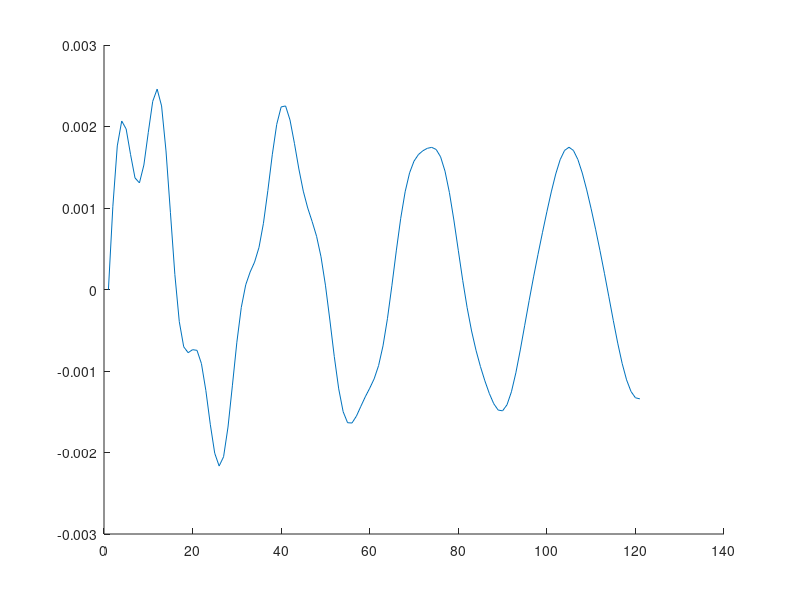

MATLAB code to generate this figure:
% Written by mhamad mahdi salati

% investigation for axial loads
%    The Plane Frame Element K M  Global Matrises
% static anlysis fr step load ,impact load and cretical load
% dynamic anlysis for impact load and harmnic load and...
% euler bernoli beam for mass matrix and stiffness matrix and damping matrix
% newton raphson metod for analysis step
% newmark family metod for analysis dynamic
% impact : impacted mass by bar
%               : impact load
% all by fineit element metod


function []=static_and_dynamic()
clc
% [Node ncon Constraints]= input6();
global A E Ks G I sncon ro_t nsec dx ncon Node sNode_q ax ay az am dt Ty
flag = menu('Select',...
						'Dynamic',...
						'static',...
                        'static of dynamic');
                    if  flag==2;
                         flag1 = 2;
                    else
flag1 = menu('Select',...
						'daming',...
						'no daming');
disp('Please wait ...');
                    end
%% Preliminaries of the main while loop
% Deta 0
% A=1; E=30e6;  G=12e6;   I=1/12;
% Deta1
%% deta 1
E= 29e9;    ro_t= 2500;     nu=0.2;     bbbb=0.5;   hhhh=0.3;   L=6;
M2=ro_t*bbbb*hhhh*L;    M1=45*M2;
v0=0;   max_iter=50;
%% deta 2
% E= 210e9;     ro_t=7800;      stress_cr=1500e6;       L=0.193;    nu=0.2;       
% bbbb=8.7*10^-3;     hhhh=0.63*10^-3;    M2=ro_t*bbbb*hhhh*L;    M1=0.369;
% v0=0;   max_iter=50;
%% calc
nsec=1;%Number elemenets beam
Node=zeros(nsec+1,3);
Node(:,1)=0:L/nsec:L;
ncon=zeros(nsec,7);
ncon(:,1)=1:nsec;
ncon(:,2)=2:nsec+1;
c1=1e27;
c2=1e-27;
Constraints=[1	c2	c1	c1
    nsec+1	c1	c1	c1];

A=bbbb*hhhh;        I=bbbb*hhhh^3/12;       r=sqrt(I/A);        ct=sqrt(E/ro_t);
nx=nsec+1;      dx=L/nsec;      %dt=dx/ct;       
% dt=dx/10/ct;

Ty=L/ct;        
TT=15*Ty;
dt=Ty/8;
if flag1 == 1
coef_damp=0.00003;
else
coef_damp=0;%damping
end
nt=floor(TT/dt)+1;% step time
G=E/(2*(1+nu));
%% stiffness Deta
Ks=5/6;
% Ks=1; % Ks is applied in ay and az.
Axx=E*A;
Dxx=E*I;
Sxx=Ks*G*A;

%% Deta matrix
ax=1;       ay=1;       az=1;       
if flag == 1
    am=1;
else
    am=0;
end




sncon=size(ncon,1);
sNode=size(Node,1);   sNode_q=2*sNode-1;
wabc=zeros(sncon,3);      uabc=zeros(sncon,3);
% K_sys=zeros(3*sNode,3*sNode);    F_sys=zeros(3*sNode,1);

X_sys_former=zeros(3*sNode_q,1);
x_ele=zeros(sncon,9);  %10*ones(sncon,6);
%%  Applying Boundary Conditions
c1=1e270;
c2=1e-270;
%[node_number rigidity_u rigidity_w rigidity_teta] 
% Constraints=[1	c2	c1	c2
% 5	c1	c2	c1];
Constraints=[1	c2	c1	c2
nsec+1	c1	c1	c2];
[as bs]=find(Constraints>1000);
np_deg=sort(2*3*(-1+Constraints(as))+bs-ones(size(bs,1),1));
% ----------------------
% wab_former=zeros(sncon,1);
%% LOADING static and Deta
f0=0;
q=0.0001;  
load_increment_q0=0.0001;

F0_=3500;  
LL=100;

load_increment_F0=350;

NI_F0=abs(F0_/load_increment_F0);
inp_graph=zeros(NI_F0,1);
F0=load_increment_F0;
Determinant=zeros(NI_F0,1);

NI_q0=q/load_increment_q0;
q0=load_increment_q0;
X_load_incre=zeros(3*sNode_q,NI_F0);

F_app=0;
if flag == 1
dynamic(nt,v0,coef_damp,np_deg,max_iter,F0,x_ele,f0,q0);
elseif flag == 2
 static(F_app,x_ele,f0,q0,X_load_incre,NI_F0,np_deg,load_increment_F0);
else
    dynamic(nt,v0,coef_damp,np_deg,max_iter,F0,x_ele,f0,q0);
end

 %% function uw_element
function [wabc,uabc,x_ele]=uw_ele(ncon,X_sys,sncon)

for el=1:sncon
  n1=ncon(el,1);
  n2=ncon(el,2);
%   r1=3*(n1-1)+1:3*(n1-1)+3;
%   r2=3*(n2-1)+1:3*(n2-1)+3;
  
  r1=3*(n1-1+el-1)+1:3*(n1-1+el-1)+3;   % Note: Just for Unbranched frams
  r2=3*(n2-1+el-1)+1:3*(n2-1+el-1)+3;
  r3=3*(n2-1+el)+1:3*(n2-1+el)+3;
 
  rr=[r1 r2 r3];  
  x_ele(el,:)=X_sys(rr);
%   xd_ele(el,:)=xd(rr);
%   xdd_ele(el,:)=xdd(rr);
%   
%   x_ele_loc(el,:)=RT(:,:,el)*x_ele(el,:)';
%   xd_ele_loc(el,:)=RT(:,:,el)*xd_ele(el,:)';
%   xdd_ele_loc(el,:)=RT(:,:,el)*xdd_ele(el,:)';
  wabc(el,:)=x_ele(el,[2 5 8]);
  
  
%   if wab(el,2)<0.51771 && wab(el,2)>0.51769;
%       wab(el,2)
%   end
  uabc(el,:)=x_ele(el,[1 4 7]);
end

%% function calculate_K_T_element
function [K_ele, T_ele]=calculate_K_T_element(xa,xc,A,E,Ks,G,I,wabc_e,uabc_e)
Axx=E*A;
Dxx=E*I;
Sxx=Ks*G*A;
xb=0.5*(xa+xc);
% syms x L F a b n  MT R  c s  xi real ;    %   b > a
% syms xa xb
% xab=[xa xb];
% S1(1)=0.5*(1-xi);  S1(2)=0.5*(1+xi)
% S2(1)=0.5*(1-xi);  S2(2)=0.5*(1+xi);
% S3(1)=0.5*(1-xi);  S3(2)=0.5*(1+xi);

% x=xab(1)*S1(1)+xab(2)*S1(2);


% Dx_xi=diff(x,xi);   Jac=Dx_xi;
% for i=1:2
% DSx(i)=diff(S1(i),xi)/Jac;
% DSx(i)=simplify(DSx(i));
% end

i=1:3 ; j=1:3;
% M=[];
% M=int((S1(i))'*S1(j),xi,-1,1)*Jac;
% M=simplify(M);
NGP=3;
LGP=2;
Gauss_full=gauss(NGP);
Gauss_reduced=gauss(LGP);

%functions needed to be implemented by full integration
% f_K11=(DSx(i))'*DSx(j);
F_K11=0;
for ite=1:NGP
    xi=Gauss_full(ite,1);  wt=Gauss_full(ite,2);
%     S1 =[ 1/2-1/2*xi, 1/2+1/2*xi];
   Jac=xa*xi-1/2*xa-2*xb*xi+xc*xi+1/2*xc;   % Jac =-1/2*xa+1/2*xb;
   DSx =[ -(2*xi-1)/(-2*xa*xi+xa+4*xb*xi-2*xc*xi-xc),      4*xi/(-2*xa*xi+xa+4*xb*xi-2*xc*xi-xc), -(2*xi+1)/(-2*xa*xi+xa+4*xb*xi-2*xc*xi-xc)];
 %DSx =[1/(xa-xb), -1/(xa-xb)];
    
    f_K11=(DSx(i))'*DSx(j);
    F_K11=F_K11+f_K11*wt*Jac;
end
 K11=Axx*F_K11;
 %functions needed to be implemented by reduced integration

wa=wabc_e(1);    wb=wabc_e(2);    wc=wabc_e(3);
ua=uabc_e(1);      ub=uabc_e(2);     uc=uabc_e(3);
F_K12=0;
F_K22_1=0;
F_K22_2=0;
F_K23=0;
F_K33_1=0;
F_K33_2=0;
F_T12_extra=0;    % the word extra is introduced here because T12 has other terms: K12
F_T22_extra_1=0;
F_T22_extra_2=0;
for ite=1:LGP
    xi=Gauss_reduced(ite,1);  wt=Gauss_reduced(ite,2);
    S2(1)=-0.5*(1-xi)*xi;  S2(2)=(1-xi*xi);    S2(3)=0.5*(1+xi)*xi;   %S1 =[ 1/2-1/2*xi, 1/2+1/2*xi];
    Jac=xa*xi-1/2*xa-2*xb*xi+xc*xi+1/2*xc;   % Jac =-1/2*xa+1/2*xb;
   DSx =[ -(2*xi-1)/(-2*xa*xi+xa+4*xb*xi-2*xc*xi-xc),      4*xi/(-2*xa*xi+xa+4*xb*xi-2*xc*xi-xc), -(2*xi+1)/(-2*xa*xi+xa+4*xb*xi-2*xc*xi-xc)];
 %DSx =[1/(xa-xb), -1/(xa-xb)];
%     f_T12_extra=(wa*DSx(1)+wb*DSx(2)).*((DSx(i))'*DSx(j));
%     F_T12_extra=F_T12_extra+f_T12_extra*wt*Jac;
    
    f_T22_extra_1=(ua*DSx(1)+ub*DSx(2)+uc*DSx(3)).*((DSx(i))'*DSx(j));
    F_T22_extra_1=F_T22_extra_1+f_T22_extra_1*wt*Jac;
    
    f_T22_extra_2=((wa*DSx(1)+wb*DSx(2)+wc*DSx(3))^2).*(DSx(i))'*DSx(j);
    F_T22_extra_2=F_T22_extra_2+f_T22_extra_2*wt*Jac;
    
    f_K12=(wa*DSx(1)+wb*DSx(2)+wc*DSx(3)).*((DSx(i))'*DSx(j));
    F_K12=F_K12+f_K12*wt*Jac;
    
    f_K22_1=(DSx(i))'*DSx(j);
    F_K22_1=F_K22_1+f_K22_1*wt*Jac;
    
    f_K22_2=((wa*DSx(1)+wb*DSx(2)+wc*DSx(3))^2).*(DSx(i))'*DSx(j);
    F_K22_2=F_K22_2+f_K22_2*wt*Jac;
    
    f_K23=(DSx(i))'*S2(j);   % or maybe this is true:   DSx(i)*(S1(j))';
    F_K23=F_K23+f_K23*wt*Jac;
    
    f_K33_1=(DSx(i))'*DSx(j);
    F_K33_1=F_K33_1+f_K33_1*wt*Jac;
    
    f_K33_2=(S2(i))'*S2(j);
    F_K33_2=F_K33_2+f_K33_2*wt*Jac;    
end
%  K11=Axx*F_K11;
%  K12=0.5*Axx*F_K12;   K21=2*K12;
 K12=0;   K21=2*K12;
 K13=zeros(3,3);    K31=K13;
 K22=Sxx*F_K22_1+0.5*Axx*F_K22_2;
 K23=Sxx*F_K23;     K32=K23';
 K33=Dxx*F_K33_1+Sxx*F_K33_2;

 K_ele([1 4 7],[1 4 7])=K11;
 K_ele([2 5 8],[2 5 8])=K22;
 K_ele([3 6 9],[3 6 9])=K33;
 K_ele([2 5 8],[1 4 7])=K21;
 K_ele([1 4 7],[2 5 8])=K12;
 K_ele([1 4 7],[3 6 9])=K13;
 K_ele([2 5 8],[3 6 9])=K23;
 K_ele([3 6 9],[1 4 7])=K31;
 K_ele([3 6 9],[2 5 8])=K32;
 
 T11=K11;
%  T12=K12+0.5*Axx*F_T12_extra;    %T12=2*K12;
 T12=2*K12;
 T21=K21;
 T13=K13;    
 T31=K31;
 T22=K22+Axx*(F_T22_extra_1+F_T22_extra_2);
 T23=K23;     
 T32=K32;
 T33=K33;
 
 T_ele([1 4 7],[1 4 7])=T11;
 T_ele([2 5 8],[2 5 8])=T22;
 T_ele([3 6 9],[3 6 9])=T33;
 T_ele([2 5 8],[1 4 7])=T21;
 T_ele([1 4 7],[2 5 8])=T12;
 T_ele([1 4 7],[3 6 9])=T13;
 T_ele([2 5 8],[3 6 9])=T23;
 T_ele([3 6 9],[1 4 7])=T31;
 T_ele([3 6 9],[2 5 8])=T32;
dfgf=0;
return
 
%% function calculate_K__element 3NODE
function [K_ele]=calculate_K__element(xa,xc,A,E,Ks,G,I,wabc_e,uabc_e,ax,ay,az)
Axx=E*A;
Dxx=E*I;
Sxx=Ks*G*A;
xb=0.5*(xa+xc);
% syms x L F a b n  MT R  c s  xi real ;    %   b > a
% syms xa xb
% xab=[xa xb];
% S1(1)=0.5*(1-xi);  S1(2)=0.5*(1+xi)
% S2(1)=0.5*(1-xi);  S2(2)=0.5*(1+xi);
% S3(1)=0.5*(1-xi);  S3(2)=0.5*(1+xi);

% x=xab(1)*S1(1)+xab(2)*S1(2);


% Dx_xi=diff(x,xi);   Jac=Dx_xi;
% for i=1:2
% DSx(i)=diff(S1(i),xi)/Jac;
% DSx(i)=simplify(DSx(i));
% end

i=1:3 ; j=1:3;
% M=[];
% M=int((S1(i))'*S1(j),xi,-1,1)*Jac;
% M=simplify(M);
NGP=2;
LGP=2;
Gauss_full=gauss(NGP);
Gauss_reduced=gauss(LGP);

%functions needed to be implemented by full integration
% f_K11=(DSx(i))'*DSx(j);
F_K11=0;
for ite=1:NGP
    xi=Gauss_full(ite,1);  wt=Gauss_full(ite,2);
    %     S1 =[ 1/2-1/2*xi, 1/2+1/2*xi];
    Jac=xa*xi-1/2*xa-2*xb*xi+xc*xi+1/2*xc;   % Jac =-1/2*xa+1/2*xb;
    DSx =[ -(2*xi-1)/(-2*xa*xi+xa+4*xb*xi-2*xc*xi-xc),      4*xi/(-2*xa*xi+xa+4*xb*xi-2*xc*xi-xc), -(2*xi+1)/(-2*xa*xi+xa+4*xb*xi-2*xc*xi-xc)];
    %DSx =[1/(xa-xb), -1/(xa-xb)];
    
    f_K11=ax*(DSx(i))'*DSx(j);
    F_K11=F_K11+f_K11*wt*Jac;
end
K11=Axx*F_K11;
%functions needed to be implemented by reduced integration

wa=wabc_e(1);    wb=wabc_e(2);    wc=wabc_e(3);
ua=uabc_e(1);      ub=uabc_e(2);     uc=uabc_e(3);
F_K12=0;
F_K22_1=0;
F_K22_2=0;
F_K23=0;
F_K33_1=0;
F_K33_2=0;
% F_T12_extra=0;    % the word extra is introduced here because T12 has other terms: K12
% F_T22_extra_1=0;
% F_T22_extra_2=0;
for ite=1:LGP
    xi=Gauss_reduced(ite,1);  wt=Gauss_reduced(ite,2);
    S2(1)=-0.5*(1-xi)*xi;  S2(2)=(1-xi*xi);    S2(3)=0.5*(1+xi)*xi;   %S1 =[ 1/2-1/2*xi, 1/2+1/2*xi];
    Jac=xa*xi-1/2*xa-2*xb*xi+xc*xi+1/2*xc;   % Jac =-1/2*xa+1/2*xb;
    DSx =[ -(2*xi-1)/(-2*xa*xi+xa+4*xb*xi-2*xc*xi-xc),      4*xi/(-2*xa*xi+xa+4*xb*xi-2*xc*xi-xc), -(2*xi+1)/(-2*xa*xi+xa+4*xb*xi-2*xc*xi-xc)];
    %DSx =[1/(xa-xb), -1/(xa-xb)];
    %     f_T12_extra=(wa*DSx(1)+wb*DSx(2)).*((DSx(i))'*DSx(j));
    %     F_T12_extra=F_T12_extra+f_T12_extra*wt*Jac;
    
    %     f_T22_extra_1=(ua*DSx(1)+ub*DSx(2)+uc*DSx(3)).*((DSx(i))'*DSx(j));
    %     F_T22_extra_1=F_T22_extra_1+f_T22_extra_1*wt*Jac;
    
    %     f_T22_extra_2=((wa*DSx(1)+wb*DSx(2)+wc*DSx(3))^2).*(DSx(i))'*DSx(j);
    %     F_T22_extra_2=F_T22_extra_2+f_T22_extra_2*wt*Jac;
    
    f_K12=ax*ay*(wa*DSx(1)+wb*DSx(2)+wc*DSx(3)).*((DSx(i))'*DSx(j));
    F_K12=F_K12+f_K12*wt*Jac;
    
    f_K22_1=az*(DSx(i))'*DSx(j);
    F_K22_1=F_K22_1+f_K22_1*wt*Jac;
    
    f_K22_2=ax*ay*((wa*DSx(1)+wb*DSx(2)+wc*DSx(3))^2).*(DSx(i))'*DSx(j);
    F_K22_2=F_K22_2+f_K22_2*wt*Jac;
    
    f_K23=az*(DSx(i))'*S2(j);   % or maybe this is true:   DSx(i)*(S1(j))';
    F_K23=F_K23+f_K23*wt*Jac;
    
    f_K33_1=ay*(DSx(i))'*DSx(j);
    F_K33_1=F_K33_1+f_K33_1*wt*Jac;
    
    f_K33_2=az*(S2(i))'*S2(j);
    F_K33_2=F_K33_2+f_K33_2*wt*Jac;
end
%  K11=Axx*F_K11;
K12=0.5*Axx*F_K12;   K21=2*K12;
K13=zeros(3,3);    K31=K13;
K22=Sxx*F_K22_1+0.5*Axx*F_K22_2;
K23=Sxx*F_K23;     K32=K23';
K33=Dxx*F_K33_1+Sxx*F_K33_2;

K_ele([1 4 7],[1 4 7])=K11;
K_ele([2 5 8],[2 5 8])=K22;
K_ele([3 6 9],[3 6 9])=K33;
K_ele([2 5 8],[1 4 7])=K21;
K_ele([1 4 7],[2 5 8])=K12;
K_ele([1 4 7],[3 6 9])=K13;
K_ele([2 5 8],[3 6 9])=K23;
K_ele([3 6 9],[1 4 7])=K31;
K_ele([3 6 9],[2 5 8])=K32;

%  T11=K11;
%  T12=K12+0.5*Axx*F_T12_extra;    %T12=2*K12;
%  T12=2*K12;
%  T21=K21;
%  T13=K13;
%  T31=K31;
%  T22=K22+Axx*(F_T22_extra_1+F_T22_extra_2);
%  T23=K23;
%  T32=K32;
%  T33=K33;

%  T_ele([1 4 7],[1 4 7])=T11;
%  T_ele([2 5 8],[2 5 8])=T22;
%  T_ele([3 6 9],[3 6 9])=T33;
%  T_ele([2 5 8],[1 4 7])=T21;
%  T_ele([1 4 7],[2 5 8])=T12;
%  T_ele([1 4 7],[3 6 9])=T13;
%  T_ele([2 5 8],[3 6 9])=T23;
%  T_ele([3 6 9],[1 4 7])=T31;
%  T_ele([3 6 9],[2 5 8])=T32;

return

%% function calculate_K_element 2NODE
function K_ele=calculate_K_element(xa,xb,A,E,Ks,G,I,wab_e)
Axx=E*A;
Dxx=E*I;
Sxx=Ks*G*A;
% syms x L F a b n  MT R  c s  xi real ;    %   b > a
% syms xa xb
xab=[xa xb];
% S1(1)=0.5*(1-xi);  S1(2)=0.5*(1+xi)
% S2(1)=0.5*(1-xi);  S2(2)=0.5*(1+xi);
% S3(1)=0.5*(1-xi);  S3(2)=0.5*(1+xi);

% x=xab(1)*S1(1)+xab(2)*S1(2);


% Dx_xi=diff(x,xi);   Jac=Dx_xi;
% for i=1:2
% DSx(i)=diff(S1(i),xi)/Jac;
% DSx(i)=simplify(DSx(i));
% end

i=1:2 ; j=1:2;
% M=[];
% M=int((S1(i))'*S1(j),xi,-1,1)*Jac;
% M=simplify(M);
NGP=2;
LGP=1;
Gauss_full=gauss(NGP);
Gauss_reduced=gauss(LGP);

%functions needed to be implemented by full integration
% f_K11=(DSx(i))'*DSx(j);
F_K11=0;
for ite=1:NGP
    xi=Gauss_full(ite,1);  wt=Gauss_full(ite,2);
%     S1 =[ 1/2-1/2*xi, 1/2+1/2*xi];
    Jac =-1/2*xa+1/2*xb;
    DSx =[1/(xa-xb), -1/(xa-xb)];
    
    f_K11=(DSx(i))'*DSx(j);
    F_K11=F_K11+f_K11*wt*Jac;
end
 K11=Axx*F_K11;
 %functions needed to be implemented by reduced integration

wa=wab_e(1);    wb=wab_e(2);
F_K12=0;
F_K22_1=0;
F_K22_2=0;
F_K23=0;
F_K33_1=0;
F_K33_2=0;
for ite=1:LGP
    xi=Gauss_reduced(ite,1);  wt=Gauss_reduced(ite,2);
    S1 =[ 1/2-1/2*xi, 1/2+1/2*xi];
    Jac =-1/2*xa+1/2*xb;
    DSx =[1/(xa-xb), -1/(xa-xb)];
    
    f_K12=(wa*DSx(1)+wb*DSx(2)).*((DSx(i))'*DSx(j));
    F_K12=F_K12+f_K12*wt*Jac;
    
    f_K22_1=(DSx(i))'*DSx(j);
    F_K22_1=F_K22_1+f_K22_1*wt*Jac;
    
    f_K22_2=((wa*DSx(1)+wb*DSx(2))^2).*(DSx(i))'*DSx(j);
    F_K22_2=F_K22_2+f_K22_2*wt*Jac;
    
    f_K23=(DSx(i))'*S1(j);   % or maybe this is true:   DSx(i)*(S1(j))';
    F_K23=F_K23+f_K23*wt*Jac;
    
    f_K33_1=(DSx(i))'*DSx(j);
    F_K33_1=F_K33_1+f_K33_1*wt*Jac;
    
    f_K33_2=(S1(i))'*S1(j);
    F_K33_2=F_K33_2+f_K33_2*wt*Jac;    
end
 K11=Axx*F_K11;
 K12=0.5*Axx*F_K12;   K21=2*K12;
 K13=zeros(2,2);    K31=K13;
 K22=Sxx*F_K22_1+0.5*Axx*F_K22_2;
 K23=Sxx*F_K23;     K32=K23';
 K33=Dxx*F_K33_1+Sxx*F_K33_2;
%  
%  K32(1,2)=- K32(1,2);
%   K32(2,1)=- K32(2,1);
%  
 
%  ELK=zeros(6,6);
 ELK([1 4],[1 4])=K11;
 ELK([2 5],[2 5])=K22;
 ELK([3 6],[3 6])=K33;
 ELK([2 5],[1 4])=K21;
 ELK([1 4],[2 5])=K12;
 ELK([1 4],[3 6])=K13;
 ELK([2 5],[3 6])=K23;
 ELK([3 6],[1 4])=K31;
 ELK([3 6],[2 5])=K32;

 K_ele=ELK;    % K_ele=double(ELK);
 return
 
%% function Mass
function [M_ele]=calculate_M_element(xa,xc,ro_t,A,I)
% Axx=E*A;
% Dxx=E*I;
% Sxx=Ks*G*A;
RoA=ro_t*A;
RoI=ro_t*A;
% RoI=ro_t*I;
xb=0.5*(xa+xc);

i=1:3 ; j=1:3;

NGP=3;
LGP=2;
Gauss_full=gauss(NGP);
Gauss_reduced=gauss(LGP);

%functions needed to be implemented by full integration
% f_K11=(DSx(i))'*DSx(j);
F_M11=0;
for ite=1:NGP
    xi=Gauss_full(ite,1);  wt=Gauss_full(ite,2);
    
    S2(1)=-0.5*(1-xi)*xi;  S2(2)=(1-xi*xi);    S2(3)=0.5*(1+xi)*xi;   %S1 =[ 1/2-1/2*xi, 1/2+1/2*xi];
    
    Jac=xa*xi-1/2*xa-2*xb*xi+xc*xi+1/2*xc;   % Jac =-1/2*xa+1/2*xb;
    
    f_M11=(S2(i))'*S2(j);%(DSx(i))'*DSx(j);
    F_M11=F_M11+f_M11*wt*Jac;
    
end
M11=RoA*F_M11;
%functions needed to be implemented by reduced integration

F_M33=0;

for ite=1:LGP
    xi=Gauss_reduced(ite,1);  wt=Gauss_reduced(ite,2);
    S2(1)=-0.5*(1-xi)*xi;  S2(2)=(1-xi*xi);    S2(3)=0.5*(1+xi)*xi;   %S1 =[ 1/2-1/2*xi, 1/2+1/2*xi];
    Jac=xa*xi-1/2*xa-2*xb*xi+xc*xi+1/2*xc;   % Jac =-1/2*xa+1/2*xb;
    f_M33=(S2(i))'*S2(j);
    F_M33=F_M33+f_M33*wt*Jac;
end
F_M22=F_M33;;
M22=RoA*F_M22;
M33=RoI*F_M33;


M13=zeros(3,3);    M31=M13;
M23=zeros(3,3);    M32=M23;
M12=zeros(3,3);    M21=M12;

M_ele([1 4 7],[1 4 7])=M11;
M_ele([2 5 8],[2 5 8])=M22;
M_ele([3 6 9],[3 6 9])=M33;
M_ele([2 5 8],[1 4 7])=M21;
M_ele([1 4 7],[2 5 8])=M12;
M_ele([1 4 7],[3 6 9])=M13;
M_ele([2 5 8],[3 6 9])=M23;
M_ele([3 6 9],[1 4 7])=M31;
M_ele([3 6 9],[2 5 8])=M32;
return

%% function Mass
function [m]=mass_mms(xa,xc,ro,A,I,dx);
    
xb=xc-xa;
m11=0;
for i=1:3
    for j=1:3
    syms x
%     S1 =[ 1/2-1/2*xi, 1/2+1/2*xi];
    S2(1)=(2*x^2)-(3*x)+1;  S2(2)=(-4*x^2)+(4*x);    S2(3)=(2*x^2)-x;   %S1 =[ 1-x, x];
    m11(i,j)=int(S2(i)*S2(j),0,1);
    end
end
 %functions needed to be implemented by reduced integration
 
 S3=[(x^2)-(5*(x^3)/4)-((x^4)/2)+(3*(x^5))
    (dx/4)*(x^2-x^3-x^4+x^5)
    1-(2*x^2)+x^4
    dx*(x-(2*x^2)+x^5)
    x^2+(5*(x^3)/4)-((x^4)/2)-(3*(x^5)/4)
    (dx/4)*(-x^2-x^3+x^4+x^5)];

    syms x
for i=1:6
    for j=1:6
    m22(i,j)=int(S3(i)*S3(j),0,1);
    end
end
 m11=m11*ro*A;
 m22=m22;
 m_ele([1 4 7],[1 4 7])=m11;
 m_ele([2 5 8],[2 5 8])=m22([1 3 5],[1 3 5])*ro*A;
 m_ele([3 6 9],[3 6 9])=m22([2 4 6],[2 4 6])*ro*I;
 m_ele([2 5 8],[1 4 7])=0;%m21;
 m_ele([1 4 7],[2 5 8])=0;%m12;
 m_ele([1 4 7],[3 6 9])=0;%m13;
 m_ele([2 5 8],[3 6 9])=0;%m22([1 3 5],[2 4 6]);
 m_ele([3 6 9],[1 4 7])=0;%m31;
 m_ele([3 6 9],[2 5 8])=0;%m22([2 4 6],[1 3 5]);
 m= m_ele;
 hhh=54;

%% function  calculate_F_element
function F_ele=calculate_F_element(xa,xc,f0,q0,F0)
% F_ele=zeros(9,1);


    
    
% syms xi
% S1(1)=0.5*(1-xi);  S1(2)=0.5*(1+xi);
% S2(1)=0.5*(1-xi);  S2(2)=0.5*(1+xi);
% S3(1)=0.5*(1-xi);  S3(2)=0.5*(1+xi);

% x=xab(1)*S1(1)+xab(2)*S1(2);


% Dx_xi=diff(x,xi);   Jac=Dx_xi;
% % for i=1:2
% % DSx(i)=diff(S1(i),xi)/Jac;
% % DSx(i)=simplify(DSx(i));
% % end
xb=0.5*(xa+xc);
i=1:3 ; j=1:3;
% M=[];
% M=int((S1(i))'*S1(j),xi,-1,1)*Jac;
% M=simplify(M);
NGP=3;
LGP=2;
Gauss_full=gauss(NGP);
Gauss_reduced=gauss(LGP);

%functions needed to be implemented by full integration
F_F1=0;
F_F2=0;
for ite=1:NGP
    xi=Gauss_full(ite,1);  wt=Gauss_full(ite,2);
    S2(1)=-0.5*(1-xi)*xi;  S2(2)=(1-xi*xi);    S2(3)=0.5*(1+xi)*xi;   %S1 =[ 1/2-1/2*xi, 1/2+1/2*xi];
    Jac=xa*xi-1/2*xa-2*xb*xi+xc*xi+1/2*xc;   % Jac =-1/2*xa+1/2*xb;
%    DSx =[ -(2*xi-1)/(-2*xa*xi+xa+4*xb*xi-2*xc*xi-xc),      4*xi/(-2*xa*xi+xa+4*xb*xi-2*xc*xi-xc), -(2*xi+1)/(-2*xa*xi+xa+4*xb*xi-2*xc*xi-xc)];
%     DSx =[1/(xa-xb), -1/(xa-xb)];
    f_F1=S2(i);
    F_F1=F_F1+f_F1*wt*Jac;
    f_F2=S2(i);        %S2(i);
    F_F2=F_F2+f_F2*wt*Jac;
end
%  K11=Axx*F_K11;
 F1=f0*F_F1;
 F2=q0*F_F2;
 F3=zeros(3,1);    %F3=q0*F_F3;
F_ele([1;4;7])=F1;
F_ele([2;5;8])=F2;
F_ele([3;6;9])=F3;
F_ele=F_ele';     %F_ele=double(F_ele');
% F_ele=vpa(F_ele');
if xa==0
    F_ele(1,1)=F0;
end
 return

 %% function  Assembling_K_F
function [K_sys,F_sys]=K_F_sys(sNode_q,Node,ncon,uabc,wabc,f0,q0,F_app,ax,ay,az)
global A E Ks G I sncon

K_sys=zeros(3*sNode_q,3*sNode_q);    F_sys=zeros(3*sNode_q,1);

for el=1:sncon
    n1=ncon(el,1);    n2=ncon(el,2);
    xa=Node(n1,1);    xc=Node(n2,1);
    
    wabc_e=wabc(el,:);     uabc_e=uabc(el,:);
    
    % K_ele=calculate_K_element(xa,xb,A,E,Ks,G,I,wab_e,ax,ay,az);
    % [K_ele T_ele]=calculate_K_T_element(xa,xc,A,E,Ks,G,I,wabc_e,uabc_e);
    [K_ele]=calculate_K__element(xa,xc,A,E,Ks,G,I,wabc_e,uabc_e,ax,ay,az);
    F_ele=calculate_F_element(xa,xc,f0,q0,F_app);
    % X_ele=x_ele(el,:);
    % R_ele=-(F_ele-K_ele*X_ele');
    
    % Making K_system and F_system
    r1=3*(n1-1+el-1)+1:3*(n1-1+el-1)+3;   % Note: Just for Unbranched frams
    r2=3*(n2-1+el-1)+1:3*(n2-1+el-1)+3;
    r3=3*(n2-1+el)+1:3*(n2-1+el)+3;
    
    rrr=[r1 r2 r3];
    % T_sys(rrr(:),rrr(:))=T_sys(rrr(:),rrr(:))+T_ele(:,:);
    % R_sys(rrr(:))=R_sys(rrr(:))+R_ele(:);
    
    K_sys(rrr(:),rrr(:))=K_sys(rrr(:),rrr(:))+K_ele(:,:);
    F_sys(rrr(:))=F_sys(rrr(:))+F_ele(:);
    
    
end

%% function  Assembling_KT_R
function [T_sys,R_sys]=T_R_sys(x_ele,sNode_q,Node,ncon,uabc,wabc,f0,q0,F_app,ax,ay,az)
global A E Ks G I sncon

T_sys=zeros(3*sNode_q,3*sNode_q);    F_sys=zeros(3*sNode_q,1);
R_sys=zeros(3*sNode_q,1);
for el=1:sncon
    n1=ncon(el,1);    n2=ncon(el,2);
    xa=Node(n1,1);    xc=Node(n2,1);
    
    wabc_e=wabc(el,:);     uabc_e=uabc(el,:);
    
    % K_ele=calculate_K_element(xa,xb,A,E,Ks,G,I,wab_e,ax,ay,az);
    [K_ele T_ele]=calculate_K_T_element(xa,xc,A,E,Ks,G,I,wabc_e,uabc_e);
%     [K_ele]=calculate_K__element(xa,xc,A,E,Ks,G,I,wabc_e,uabc_e,ax,ay,az);
    F_ele=calculate_F_element(xa,xc,f0,q0,F_app);
    X_ele=x_ele(el,:);
    R_ele=-(F_ele-K_ele*X_ele');
    
    % Making K_system and F_system
    r1=3*(n1-1+el-1)+1:3*(n1-1+el-1)+3;   % Note: Just for Unbranched frams
    r2=3*(n2-1+el-1)+1:3*(n2-1+el-1)+3;
    r3=3*(n2-1+el)+1:3*(n2-1+el)+3;
    
    rrr=[r1 r2 r3];
    T_sys(rrr(:),rrr(:))=T_sys(rrr(:),rrr(:))+T_ele(:,:);
    R_sys(rrr(:))=R_sys(rrr(:))+R_ele(:);
    
%     K_sys(rrr(:),rrr(:))=K_sys(rrr(:),rrr(:))+K_ele(:,:);
%     F_sys(rrr(:))=F_sys(rrr(:))+F_ele(:);
    
    
end
h=1;

%% function  Assembling_KT_R
function [T_sys,R_sys]=T_R_sys_Dynamic(x_ele,sNode_q,Node,ncon,uabc,wabc,f0,q0,F_app,ax,ay,az,M_sys_con1,coef_damp,X,Xd,Xdd)
global A E Ks G I sncon dt am ro_t
persistent gamma_ beta_
if isempty(beta_)
    gamma_=1/2;              beta_=1/4;
end
% [M_sys]=Mass_sys1(sNode_q,Node,ncon,am);
c0 = 1/(beta_*dt*dt) ;
c1 = gamma_/(beta_*dt) ;
c2 = 1/(beta_*dt) ;
c3 = 1/(beta_*2) - 1 ;
c4 = gamma_/beta_ - 1 ;
% c5 = 0.5*dt*(gamma_/beta_ - 2 ) ;
c5 = dt*(gamma_/beta_ - 1 ) ;
c6 = dt*(1 - gamma_ ) ;
c7 = dt* gamma_  ;
T_sys=zeros(3*sNode_q,3*sNode_q);    F_sys=zeros(3*sNode_q,1);
R_sys=zeros(3*sNode_q,1);
for el=1:sncon
    n1=ncon(el,1);    n2=ncon(el,2);
    xa=Node(n1,1);    xc=Node(n2,1);
    
    wabc_e=wabc(el,:);     uabc_e=uabc(el,:);
    
    % K_ele=calculate_K_element(xa,xb,A,E,Ks,G,I,wab_e,ax,ay,az);
    [K_ele T_ele]=calculate_K_T_element(xa,xc,A,E,Ks,G,I,wabc_e,uabc_e);
%     [K_ele]=calculate_K__element(xa,xc,A,E,Ks,G,I,wabc_e,uabc_e,ax,ay,az);
    F_ele=calculate_F_element(xa,xc,f0,q0,F_app);
    X_ele=x_ele(el,:);
%     R_ele=-(F_ele-K_ele*X_ele');
    
    % Making K_system and F_system
    r1=3*(n1-1+el-1)+1:3*(n1-1+el-1)+3;   % Note: Just for Unbranched frams
    r2=3*(n2-1+el-1)+1:3*(n2-1+el-1)+3;
    r3=3*(n2-1+el)+1:3*(n2-1+el)+3;

    rrr=[r1 r2 r3];
    Xi=X(rrr);
    Xdi=Xd(rrr);
    Xddi=Xdd(rrr);
%     M=M_sys(rrr,rrr);
    [M_ele]=calculate_M_element(xa,xc,ro_t,A,I);
    M=M_ele*am;
    C=coef_damp*K_ele;
    Keff = c0*M + c1*C + K_ele ;
    Feff = F_ele+ M*(c0*Xi+c2*Xdi+c3*Xddi) ...
    +C*(c1*Xi+c4*Xdi+c5*Xddi) ;
%     R_ele=(Feff-Keff*X_ele');
%     R_ele=-(M*Xddi + C*Xdi + K_ele*X_ele')+F_ele;
%     R_ele=(M*Xddi + C*Xdi - Keff*X_ele')-Feff;
%     R_ele=-(F_ele-K_ele*X_ele');
%     R_ele=-(F_ele - Keff*X_ele' - M*Xddi - C*Xdi);
%     R_ele=-(F_ele - Keff*X_ele');
%     R_ele=(Feff - K_ele*X_ele');
%     R_ele=F_ele - M*Xddi - C*Xdi - K_ele*Xi;
%     R_ele=Feff - M*Xddi - C*Xdi - Keff*Xi;
    R_ele=- F_ele + M*Xddi + C*Xdi + K_ele*Xi;
    
    T_sys(rrr(:),rrr(:))=T_sys(rrr(:),rrr(:))+T_ele(:,:);
    R_sys(rrr(:))=R_sys(rrr(:))+R_ele(:);
    
%     K_sys(rrr(:),rrr(:))=K_sys(rrr(:),rrr(:))+K_ele(:,:);
%     F_sys(rrr(:))=F_sys(rrr(:))+F_ele(:);
    
    
end
h=1;

%% function  Assembling_M
function [M_sys]=Mass_sys1(sNode_q,Node,ncon,am)
global A  I sncon ro_t

M_sys=zeros(3*sNode_q,3*sNode_q);
% F_sys=zeros(3*sNode_q,1);

for el=1:sncon
    n1=ncon(el,1);    n2=ncon(el,2);
    xa=Node(n1,1);    xc=Node(n2,1);
    
    %     wabc_e=wabc(el,:);     uabc_e=uabc(el,:);
    
    % K_ele=calculate_K_element(xa,xb,A,E,Ks,G,I,wab_e,ax,ay,az);
    % [K_ele T_ele]=calculate_K_T_element(xa,xc,A,E,Ks,G,I,wabc_e,uabc_e);
    %     [K_ele]=calculate_K__element(xa,xc,A,E,Ks,G,I,wabc_e,uabc_e,ax,ay,az);
    
    %     F_ele=calculate_F_element(xa,xc,f0,q0,F_app);
    % X_ele=x_ele(el,:);
    % R_ele=-(F_ele-K_ele*X_ele');
    
    % Making K_system and F_system
    r1=3*(n1-1+el-1)+1:3*(n1-1+el-1)+3;   % Note: Just for Unbranched frams
    r2=3*(n2-1+el-1)+1:3*(n2-1+el-1)+3;
    r3=3*(n2-1+el)+1:3*(n2-1+el)+3;
    
    rrr=[r1 r2 r3];
    %     % T_sys(rrr(:),rrr(:))=T_sys(rrr(:),rrr(:))+T_ele(:,:);
    %     % R_sys(rrr(:))=R_sys(rrr(:))+R_ele(:);
    %
    %     K_sys(rrr(:),rrr(:))=K_sys(rrr(:),rrr(:))+K_ele(:,:);
    %     F_sys(rrr(:))=F_sys(rrr(:))+F_ele(:);
    
    
    
    [M_ele]=calculate_M_element(xa,xc,ro_t,A,I);
    
    M_sys(rrr(:),rrr(:))=M_sys(rrr(:),rrr(:))+(am*M_ele(:,:));
    
    
end

%% function  Assembling_M
function [M_sys]=Mass_sys2(sNode_q,Node,ncon,am)
global A  I sncon ro_t dx

M_sys=zeros(3*sNode_q,3*sNode_q);
% F_sys=zeros(3*sNode_q,1);

for el=1:sncon
    n1=ncon(el,1);    n2=ncon(el,2);
    xa=Node(n1,1);    xc=Node(n2,1);
    
    %     wabc_e=wabc(el,:);     uabc_e=uabc(el,:);
    
    % K_ele=calculate_K_element(xa,xb,A,E,Ks,G,I,wab_e,ax,ay,az);
    % [K_ele T_ele]=calculate_K_T_element(xa,xc,A,E,Ks,G,I,wabc_e,uabc_e);
    %     [K_ele]=calculate_K__element(xa,xc,A,E,Ks,G,I,wabc_e,uabc_e,ax,ay,az);
    
    %     F_ele=calculate_F_element(xa,xc,f0,q0,F_app);
    % X_ele=x_ele(el,:);
    % R_ele=-(F_ele-K_ele*X_ele');
    
    % Making K_system and F_system
    r1=3*(n1-1+el-1)+1:3*(n1-1+el-1)+3;   % Note: Just for Unbranched frams
    r2=3*(n2-1+el-1)+1:3*(n2-1+el-1)+3;
    r3=3*(n2-1+el)+1:3*(n2-1+el)+3;
    
    rrr=[r1 r2 r3];
    %     % T_sys(rrr(:),rrr(:))=T_sys(rrr(:),rrr(:))+T_ele(:,:);
    %     % R_sys(rrr(:))=R_sys(rrr(:))+R_ele(:);
    %
    %     K_sys(rrr(:),rrr(:))=K_sys(rrr(:),rrr(:))+K_ele(:,:);
    %     F_sys(rrr(:))=F_sys(rrr(:))+F_ele(:);
    
    
%     [M_ele]=calculate_M_element(xa,xc,ro_t,A,I)
    [M_ele]=mass_mms(xa,xc,ro_t,A,I,dx);
    
    M_sys(rrr(:),rrr(:))=M_sys(rrr(:),rrr(:))+(am*M_ele(:,:));
    
    
end

 %% function constraints Boundary K AND F
    function [K_sys_con1,F_sys_con1]=K_F_sys_con1(K_sys,F_sys,np_deg,sNode_q)  % apply constraints Boundary conds)
K_sys_con1=K_sys;
F_sys_con1=F_sys;
K_sys_con1(np_deg,:)=0;
K_sys_con1(:,np_deg)=0;
np_z_diag=zeros(3*sNode_q,1);
np_z_diag(np_deg)=1;
np_z_diag_1=diag(np_z_diag);
K_sys_con1=K_sys_con1+np_z_diag_1;
F_sys_con1(np_deg)=0;
 
%% function constraints Boundary KT AND R
    function [T_sys_con1,R_sys_con1]=KT_R_sys_con2(T_sys,R_sys,np_deg,sNode_q)  % apply constraints Boundary conds)

T_sys_con1=T_sys;
R_sys_con1=R_sys;
T_sys_con1(np_deg,:)=0;
T_sys_con1(:,np_deg)=0;
np_z_diag=zeros(3*sNode_q,1);
np_z_diag(np_deg)=1;
np_z_diag_1=diag(np_z_diag);
T_sys_con1=T_sys_con1+np_z_diag_1;
R_sys_con1(np_deg)=0;

%% function constraints Boundary Mass matrix
function [M_sys_con1]=Mass_sys_con1(M_sys,np_deg,sNode_q,am)  % apply constraints Boundary conds)
M_sys_con1=M_sys;
M_sys_con1(np_deg,:)=0;
M_sys_con1(:,np_deg)=0;
np_z_diag=zeros(3*sNode_q,1);
np_z_diag(np_deg)=1;
np_z_diag_1=diag(np_z_diag);
M_sys_con1=M_sys_con1+np_z_diag_1;
M_sys_con1=M_sys_con1*am;

 %% function static anlysis 
function [] =static(F_app,x_ele,f0,q0,X_load_incre,NI_F0,np_deg,load_increment_F0)
global  sncon ncon Node sNode_q ax ay az
wabc=zeros(sncon,3);      uabc=zeros(sncon,3);
% ipmact load Ray Clough
Load=zeros(1,NI_F0);
Load(1,1)=0;
Load(1,2)=5;
Load(1,3)=8;
Load(1,4)=7;
Load(1,5)=5;
Load(1,6)=3;
Load(1,7)=2;
Load(1,8)=1;
Load(1,9)=0;
for nom_inc_F0=1:NI_F0
%% The main while loop
% F_app=F_app+F0;
 F_app=Load(nom_inc_F0);
toler=100;   toler_w=100;   iter=0;
while toler>0.001 && iter<100
    iter=iter+1;
%% Assembling
[T_sys,R_sys]=T_R_sys(x_ele,sNode_q,Node,ncon,uabc,wabc,f0,q0,F_app,ax,ay,az);
%% Applying Boundary Conditions
[T_sys_con1,R_sys_con1]=KT_R_sys_con2(T_sys,R_sys,np_deg,sNode_q);  % apply constraints Boundary conds)
Determinant(nom_inc_F0)=det(1e-6*T_sys_con1);
% ----------------

dx_sys=-T_sys_con1\R_sys_con1;

% dx_sys=tridiagonal_matrix_algorithm(-T_sys_con1,R_sys_con1);



if iter==1 && nom_inc_F0==1
X_sys=dx_sys;
elseif iter==1
X_sys=X_load_incre(:,nom_inc_F0-1)+dx_sys;
else
X_sys=X_sys_former+dx_sys;
end    %if
% X_sys=K_sys_con1\F_sys_con1;
toler=sum(abs(R_sys_con1));    %          toler=max(abs(dx_sys));
X_sys_former=X_sys;
% toc
%% calculation of wa, wb which are the only nonlinear parameters

for el=1:sncon
  n1=ncon(el,1);
  n2=ncon(el,2);
%   r1=3*(n1-1)+1:3*(n1-1)+3;
%   r2=3*(n2-1)+1:3*(n2-1)+3;
  
  r1=3*(n1-1+el-1)+1:3*(n1-1+el-1)+3;   % Note: Just for Unbranched frams
  r2=3*(n2-1+el-1)+1:3*(n2-1+el-1)+3;
  r3=3*(n2-1+el)+1:3*(n2-1+el)+3;
 
  rr=[r1 r2 r3];  
  x_ele(el,:)=X_sys(rr);
%   xd_ele(el,:)=xd(rr);
%   xdd_ele(el,:)=xdd(rr);
%   
%   x_ele_loc(el,:)=RT(:,:,el)*x_ele(el,:)';
%   xd_ele_loc(el,:)=RT(:,:,el)*xd_ele(el,:)';
%   xdd_ele_loc(el,:)=RT(:,:,el)*xdd_ele(el,:)';
  wabc(el,:)=x_ele(el,[2 5 8]);
  
  
%   if wab(el,2)<0.51771 && wab(el,2)>0.51769;
%       wab(el,2)
%   end
  uabc(el,:)=x_ele(el,[1 4 7]);
end

end     %while

    X_load_incre(:,nom_inc_F0)=X_sys;

% inp_graph(nom_inc_F0)=X_load_incre((sNode_q-1)/2*3+1,nom_inc_F0);
inp_graph(nom_inc_F0)=X_load_incre(1,nom_inc_F0);
end     %for nom_inc_F0
%% Showing the element displacements for the maximum applied load.
NI=NI_F0;
hold on
plot(inp_graph,load_increment_F0*(0:NI_F0-1))

 %% function Newmark 
function [X,Xd,Xdd] =Newmark(M,C,K,F,dt,Xi,Xdi,Xddi,sNode_q,n)
persistent gamma_ beta_
if isempty(beta_)
    gamma_=1/2;              beta_=1/4;
end
c0 = 1/(beta_*dt*dt) ;
c1 = gamma_/(beta_*dt) ;
c2 = 1/(beta_*dt) ;
c3 = 1/(beta_*2) - 1 ;
c4 = gamma_/beta_ - 1 ;
c5 = 0.5*dt*(gamma_/beta_ - 2 ) ;
% c5 = dt*(gamma_/beta_ - 1 ) ;
c6 = dt*(1 - gamma_ ) ;
c7 = dt* gamma_  ;
Keff = c0*M + c1*C + K ;
Feff = F+ M*(c0*Xi+c2*Xdi+c3*Xddi) ...
    +C*(c1*Xi+c4*Xdi+c5*Xddi) ;

 Mii=M((sNode_q-1)/2,(sNode_q-1)/2);
if Mii==0
%     X=-Keff\Feff;
%     X=X+Xi;
    X=-Keff\Feff;
    X=X+Xi;
else
    X=Keff\Feff;
%     X=X-Xi;
end

Xdd= c0*(X-Xi) - c2*Xdi - c3*Xddi ;
Xd = Xdi + c6*Xddi + c7*Xdd ;



%% function dynamic 
function [] =dynamic(nt,v0,coef_damp,np_deg,max_iter,F0,x_ele,f0,q0)
    global  sncon ncon Node sNode_q ax ay az am dt Ty
    % ipmact load Ray Clough
    Load=zeros(1,nt);
    Load(1,1)=0;
    Load(1,2)=5;
    Load(1,3)=8;
    Load(1,4)=7;
    Load(1,5)=5;
    Load(1,6)=3;
    Load(1,7)=2;
    Load(1,8)=1;
    Load(1,9)=0;
    Xmat=zeros(3*sNode_q,nt);
    Xdmat=zeros(3*sNode_q,nt);
    Xddmat=zeros(3*sNode_q,nt);
    Xmat(1,1)=0.2;
    Xdmat(1,1)=5;
% Assembling mass matrix
    [M_sys]=Mass_sys1(sNode_q,Node,ncon,am);
%     [M_sys]=Mass_sys2(sNode_q,Node,ncon,am);
% Applying Boundary Conditions mass matrix
    [M_sys_con1]=Mass_sys_con1(M_sys,np_deg,sNode_q,am);
    for n=1:nt-1
%          F_app=10*sin(5*n*dt/Ty);
%          F_app=10;
         F_app=0;
%          F_app=Load(n+1);
%          F_app=F_app+F0;
        toler=100;   toler_w=100;   iter=0;
        if n==1
            X_sys=zeros(3*sNode_q,1);
    %         [X_sys]=Boundary(E,ro_t,L,v0,sncon,dx,sNode_q,r,stress_cr);
            Xmat(:,1)=X_sys;
            dXmat(1,1)=v0;
            [wabc,uabc,x_ele]=uw_ele(ncon,X_sys,sncon);
        end %end if n==1
        while toler>0.001 && iter<max_iter
            iter=iter+1;
%         Assembling
            Xi=Xmat(:,n);
            Xdi=Xdmat(:,n);
            Xddi=Xddmat(:,n);
            
            [T_sys,R_sys]=T_R_sys_Dynamic(x_ele,sNode_q,Node,ncon,uabc,wabc,f0,q0,F_app,ax,ay,az,M_sys_con1,coef_damp,Xi,Xdi,Xddi);
%             [T_sys,R_sys]=T_R_sys(x_ele,sNode_q,Node,ncon,uabc,wabc,f0,q0,F_app,ax,ay,az)%         Applying Boundary Conditions
            [T_sys_con1,R_sys_con1]=KT_R_sys_con2(T_sys,R_sys,np_deg,sNode_q);  % apply constraints Boundary conds)
            C=coef_damp*T_sys_con1;
             X_sys_former=X_sys;     
%              f=F_sys_con1;
%              k3=K_sys_con1;
             f=R_sys_con1;
             k3=T_sys_con1;

%         dynamic analysis
            Xi=Xmat(:,n);
            Xdi=Xdmat(:,n);
            Xddi=Xddmat(:,n);
%             if n==1 && iter==1;
%                   dddXmat=(f-k3*Xi-C*Xdi)\M_sys_con1;
%                   ddXmat(:,1)=dddXmat';
%             end
            [X,Xd,Xdd] =Newmark(M_sys_con1,C,k3,f,dt,Xi,Xdi,Xddi,sNode_q,n);
            Xmat(:,n+1)=X;
            Xdmat(:,n+1)=Xd;
            Xddmat(:,n+1)=Xdd;
            X_sys=X;
%             [wabc,uabc,x_ele]=uw_ele(ncon,X_sys,sncon);
            for el=1:sncon
          n1=ncon(el,1);
          n2=ncon(el,2);
        %   r1=3*(n1-1)+1:3*(n1-1)+3;
        %   r2=3*(n2-1)+1:3*(n2-1)+3;

          r1=3*(n1-1+el-1)+1:3*(n1-1+el-1)+3;   % Note: Just for Unbranched frams
          r2=3*(n2-1+el-1)+1:3*(n2-1+el-1)+3;
          r3=3*(n2-1+el)+1:3*(n2-1+el)+3;

          rr=[r1 r2 r3];  
          x_ele(el,:)=X_sys(rr);
        %   xd_ele(el,:)=xd(rr);
        %   xdd_ele(el,:)=xdd(rr);
        %   
        %   x_ele_loc(el,:)=RT(:,:,el)*x_ele(el,:)';
        %   xd_ele_loc(el,:)=RT(:,:,el)*xd_ele(el,:)';
        %   xdd_ele_loc(el,:)=RT(:,:,el)*xdd_ele(el,:)';
          wabc(el,:)=x_ele(el,[2 5 8]);


        %   if wab(el,2)<0.51771 && wab(el,2)>0.51769;
        %       wab(el,2)
        %   end
          uabc(el,:)=x_ele(el,[1 4 7]);
        end
%             contorol
            toler=max(abs((X_sys_former-X_sys)./X_sys));
            if iter<max_iter
                break
            end
            
        end
    end
        
hold on
draw= Xmat((sNode_q-1)/2*3+1,:);
draw2= Xmat((sNode_q-1)/2*3+2,:);
draw3= Xmat((sNode_q-1)/2*3+3,:);
draw1= Xmat(1,:);
draw12= Xmat(2,:);
draw13= Xmat(3,:);
% draw= Xmat(1,:);
% draw1= E*(Xmat(sNode_q*3-2,:)-Xmat(sNode_q*3-8,:))/dx;
% draw2= E*(Xmat(3*3-2,:)-Xmat(3*3-8,:))/dx;
% tvec=0:dt:TT;
% plot(tvec,draw);
plot(draw1);
% plot(draw3);

% plot(draw2);
% plot(draw12);
% plot(draw3);
% plot(draw13);


%% Gauss integration 
 function Gauss=gauss(NGP)

% gauss=cell(5,1);
% gauss{1}=[0 2];
% gauss{2}=[0.5773502692 1
%                -0.5773502692 1];
% gauss{3}=[0.7745966692 0.5555555555
%                 0 0.8888888889
%                 -0.7745966692 0.5555555555];
% gauss{4}=[0.3399810435 0.6521451548
%                 0.8611363116 0.3478548451
%                 -0.3399810435 0.6521451548
%                 -0.8611363116 0.3478548451];
% gauss{5}=[0.5384693101 0.4786286705
%                 0.9061798459 0.2369268850
%                 0.0000000000 0.5688888889
%                 -0.5384693101 0.4786286705
%                 -0.9061798459 0.2369268850];    
            
gauss{1}=[0 2];
gauss{2}=[1/sqrt(3) 1
               -1/sqrt(3) 1];
gauss{3}=[sqrt(0.6) 5/9
                0 8/9
                -sqrt(0.6) 5/9];
            const1=sqrt(4.8);
gauss{4}=[sqrt((3+const1)/7) 0.5-1/(3*const1)
                sqrt((3-const1)/7) 0.5+1/(3*const1)
                -sqrt((3-const1)/7) 0.5+1/(3*const1)
                -sqrt((3+const1)/7) 0.5-1/(3*const1)];
gauss{5}=[0.5384693101 0.4786286705
                0.9061798459 0.2369268850
                0.0000000000 0.5688888889
                -0.5384693101 0.4786286705
                -0.9061798459 0.2369268850];     
   Gauss=gauss{NGP};                   
 return

%% function input6
     function [Node ncon Constraints]=input6()
c1=1e270;
c2=1e-270;
%[node_number rigidity_u rigidity_w rigidity_teta] 
% Constraints=[1	c2	c1	c2
% 5	c1	c2	c1];
Constraints=[1	c2	c1	c2
21	c1	c1	c2];

force=[];

%%Node  &   ncon
poisson_ratio=0 ; %No Pois. Coupl. poisson_ratio=0    Poi. Coup. included    =0.3

%%ncon
%3: inner diameter 4:epsilon=raphness   5:E  6:G   7:Rho   8:thickness  9:poisson ratio
Node=[								
0	0	0
5	0	0
10	0	0
15	0	0
20	0	0
25	0	0
30	0	0
35	0	0
40	0	0
45	0	0
50	0	0
55	0	0
60	0	0
65	0	0
70	0	0
75	0	0
80	0	0
85	0	0
90	0	0
95	0	0
100	0	0
];								
ncon=[								
1	2	0.797	0.00004	30000000	12000000	7900	0.008	0.3
2	3	0.797	0.00004	30000000	12000000	7900	0.008	0.3
3	4	0.797	0.00004	30000000	12000000	7900	0.008	0.3
4	5	0.797	0.00004	30000000	12000000	7900	0.008	0.3
5	6	0.797	0.00004	30000000	12000000	7900	0.008	0.3
6	7	0.797	0.00004	30000000	12000000	7900	0.008	0.3
7	8	0.797	0.00004	30000000	12000000	7900	0.008	0.3
8	9	0.797	0.00004	30000000	12000000	7900	0.008	0.3
9	10	0.797	0.00004	30000000	12000000	7900	0.008	0.3
10	11	0.797	0.00004	30000000	12000000	7900	0.008	0.3
11	12	0.797	0.00004	30000000	12000000	7900	0.008	0.3
12	13	0.797	0.00004	30000000	12000000	7900	0.008	0.3
13	14	0.797	0.00004	30000000	12000000	7900	0.008	0.3
14	15	0.797	0.00004	30000000	12000000	7900	0.008	0.3
15	16	0.797	0.00004	30000000	12000000	7900	0.008	0.3
16	17	0.797	0.00004	30000000	12000000	7900	0.008	0.3
17	18	0.797	0.00004	30000000	12000000	7900	0.008	0.3
18	19	0.797	0.00004	30000000	12000000	7900	0.008	0.3
19	20	0.797	0.00004	30000000	12000000	7900	0.008	0.3
20	21	0.797	0.00004	30000000	12000000	7900	0.008	0.3
];								

 return 
